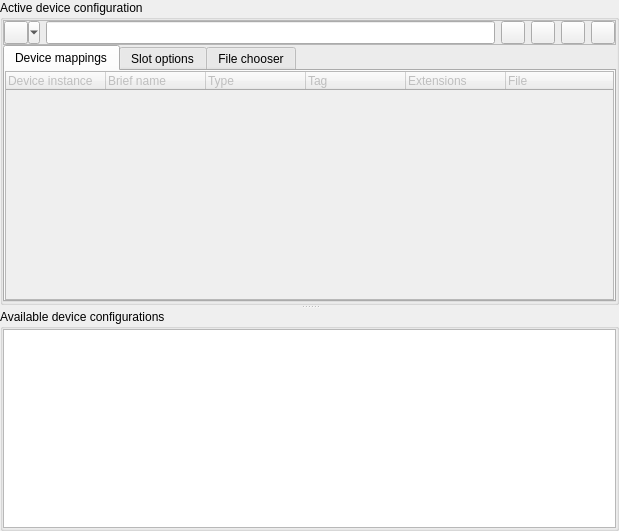
<?xml version="1.0" encoding="UTF-8"?>
<ui version="4.0">
 <author>R. Reucher</author>
 <class>MESSDeviceConfigurator</class>
 <widget class="QWidget" name="MESSDeviceConfigurator">
  <property name="geometry">
   <rect>
    <x>0</x>
    <y>0</y>
    <width>619</width>
    <height>531</height>
   </rect>
  </property>
  <property name="windowTitle">
   <string>MESS device configuration</string>
  </property>
  <layout class="QGridLayout" name="gridLayout">
   <property name="margin">
    <number>0</number>
   </property>
   <property name="spacing">
    <number>0</number>
   </property>
   <item row="0" column="0">
    <widget class="QSplitter" name="vSplitter">
     <property name="orientation">
      <enum>Qt::Vertical</enum>
     </property>
     <widget class="QGroupBox" name="groupBoxActiveDeviceConfiguration">
      <property name="sizePolicy">
       <sizepolicy hsizetype="Ignored" vsizetype="Ignored">
        <horstretch>0</horstretch>
        <verstretch>0</verstretch>
       </sizepolicy>
      </property>
      <property name="title">
       <string>Active device configuration</string>
      </property>
      <layout class="QGridLayout" name="gridLayoutActiveDeviceConfigs">
       <property name="margin">
        <number>0</number>
       </property>
       <property name="spacing">
        <number>0</number>
       </property>
       <item row="0" column="0">
        <widget class="QFrame" name="frameConfiguration">
         <property name="sizePolicy">
          <sizepolicy hsizetype="Expanding" vsizetype="Preferred">
           <horstretch>0</horstretch>
           <verstretch>0</verstretch>
          </sizepolicy>
         </property>
         <property name="frameShape">
          <enum>QFrame::StyledPanel</enum>
         </property>
         <property name="frameShadow">
          <enum>QFrame::Raised</enum>
         </property>
         <layout class="QGridLayout" name="gridLayoutFrameConfiguration" columnstretch="0,1,0,0,0,0">
          <property name="margin">
           <number>0</number>
          </property>
          <item row="0" column="0">
           <widget class="QToolButton" name="toolButtonConfiguration">
            <property name="sizePolicy">
             <sizepolicy hsizetype="Minimum" vsizetype="Minimum">
              <horstretch>0</horstretch>
              <verstretch>0</verstretch>
             </sizepolicy>
            </property>
            <property name="toolTip">
             <string>Device configuration menu</string>
            </property>
            <property name="statusTip">
             <string>Device configuration menu</string>
            </property>
            <property name="icon">
             <iconset resource="qmc2.qrc">
              <normaloff>:/data/img/work.png</normaloff>:/data/img/work.png</iconset>
            </property>
            <property name="popupMode">
             <enum>QToolButton::MenuButtonPopup</enum>
            </property>
            <property name="toolButtonStyle">
             <enum>Qt::ToolButtonIconOnly</enum>
            </property>
           </widget>
          </item>
          <item row="0" column="1">
           <widget class="QLineEdit" name="lineEditConfigurationName">
            <property name="sizePolicy">
             <sizepolicy hsizetype="Expanding" vsizetype="Minimum">
              <horstretch>0</horstretch>
              <verstretch>0</verstretch>
             </sizepolicy>
            </property>
            <property name="toolTip">
             <string>Name of device configuration</string>
            </property>
            <property name="statusTip">
             <string>Name of device configuration</string>
            </property>
           </widget>
          </item>
          <item row="0" column="2">
           <widget class="QToolButton" name="toolButtonNewConfiguration">
            <property name="sizePolicy">
             <sizepolicy hsizetype="Fixed" vsizetype="Minimum">
              <horstretch>0</horstretch>
              <verstretch>0</verstretch>
             </sizepolicy>
            </property>
            <property name="toolTip">
             <string>Create a new device configuration</string>
            </property>
            <property name="statusTip">
             <string>Create a new device configuration</string>
            </property>
            <property name="text">
             <string/>
            </property>
            <property name="icon">
             <iconset resource="qmc2.qrc">
              <normaloff>:/data/img/filenew.png</normaloff>:/data/img/filenew.png</iconset>
            </property>
           </widget>
          </item>
          <item row="0" column="3">
           <widget class="QToolButton" name="toolButtonCloneConfiguration">
            <property name="sizePolicy">
             <sizepolicy hsizetype="Fixed" vsizetype="Minimum">
              <horstretch>0</horstretch>
              <verstretch>0</verstretch>
             </sizepolicy>
            </property>
            <property name="toolTip">
             <string>Clone current device configuration</string>
            </property>
            <property name="statusTip">
             <string>Clone current device configuration</string>
            </property>
            <property name="text">
             <string/>
            </property>
            <property name="icon">
             <iconset resource="qmc2.qrc">
              <normaloff>:/data/img/editcopy.png</normaloff>:/data/img/editcopy.png</iconset>
            </property>
           </widget>
          </item>
          <item row="0" column="4">
           <widget class="QToolButton" name="toolButtonRemoveConfiguration">
            <property name="sizePolicy">
             <sizepolicy hsizetype="Fixed" vsizetype="Minimum">
              <horstretch>0</horstretch>
              <verstretch>0</verstretch>
             </sizepolicy>
            </property>
            <property name="toolTip">
             <string>Remove current device configuration from list of available configurations</string>
            </property>
            <property name="statusTip">
             <string>Remove current device configuration from list of available configurations</string>
            </property>
            <property name="text">
             <string/>
            </property>
            <property name="icon">
             <iconset resource="qmc2.qrc">
              <normaloff>:/data/img/editdelete.png</normaloff>:/data/img/editdelete.png</iconset>
            </property>
           </widget>
          </item>
          <item row="0" column="5">
           <widget class="QToolButton" name="toolButtonSaveConfiguration">
            <property name="sizePolicy">
             <sizepolicy hsizetype="Fixed" vsizetype="Minimum">
              <horstretch>0</horstretch>
              <verstretch>0</verstretch>
             </sizepolicy>
            </property>
            <property name="toolTip">
             <string>Save current device configuration to list of available configurations</string>
            </property>
            <property name="statusTip">
             <string>Save current device configuration to list of available configurations</string>
            </property>
            <property name="text">
             <string/>
            </property>
            <property name="icon">
             <iconset resource="qmc2.qrc">
              <normaloff>:/data/img/filesaveas.png</normaloff>:/data/img/filesaveas.png</iconset>
            </property>
           </widget>
          </item>
         </layout>
        </widget>
       </item>
       <item row="1" column="0">
        <widget class="QTabWidget" name="tabWidgetDeviceSetup">
         <property name="currentIndex">
          <number>0</number>
         </property>
         <widget class="QWidget" name="tabDeviceMap">
          <attribute name="title">
           <string>Device mappings</string>
          </attribute>
          <layout class="QGridLayout" name="gridLayoutDeviceMap">
           <property name="margin">
            <number>0</number>
           </property>
           <item row="0" column="0">
            <widget class="QTreeWidget" name="treeWidgetDeviceSetup">
             <property name="enabled">
              <bool>false</bool>
             </property>
             <property name="sizePolicy">
              <sizepolicy hsizetype="Expanding" vsizetype="MinimumExpanding">
               <horstretch>0</horstretch>
               <verstretch>0</verstretch>
              </sizepolicy>
             </property>
             <property name="contextMenuPolicy">
              <enum>Qt::CustomContextMenu</enum>
             </property>
             <property name="toolTip">
              <string>Device setup of current configuration</string>
             </property>
             <property name="statusTip">
              <string>Device setup of current configuration</string>
             </property>
             <property name="alternatingRowColors">
              <bool>true</bool>
             </property>
             <property name="rootIsDecorated">
              <bool>false</bool>
             </property>
             <property name="uniformRowHeights">
              <bool>true</bool>
             </property>
             <column>
              <property name="text">
               <string>Device instance</string>
              </property>
             </column>
             <column>
              <property name="text">
               <string>Brief name</string>
              </property>
             </column>
             <column>
              <property name="text">
               <string>Type</string>
              </property>
             </column>
             <column>
              <property name="text">
               <string>Tag</string>
              </property>
             </column>
             <column>
              <property name="text">
               <string>Extensions</string>
              </property>
             </column>
             <column>
              <property name="text">
               <string>File</string>
              </property>
             </column>
            </widget>
           </item>
          </layout>
         </widget>
         <widget class="QWidget" name="tabSlotOptions">
          <attribute name="title">
           <string>Slot options</string>
          </attribute>
          <layout class="QGridLayout" name="gridLayoutSlotOptions">
           <property name="margin">
            <number>0</number>
           </property>
           <item row="0" column="0">
            <widget class="QTreeWidget" name="treeWidgetSlotOptions">
             <property name="enabled">
              <bool>false</bool>
             </property>
             <property name="sizePolicy">
              <sizepolicy hsizetype="Expanding" vsizetype="MinimumExpanding">
               <horstretch>0</horstretch>
               <verstretch>0</verstretch>
              </sizepolicy>
             </property>
             <property name="contextMenuPolicy">
              <enum>Qt::CustomContextMenu</enum>
             </property>
             <property name="toolTip">
              <string>Available slot options</string>
             </property>
             <property name="statusTip">
              <string>Available slot options</string>
             </property>
             <property name="alternatingRowColors">
              <bool>true</bool>
             </property>
             <property name="rootIsDecorated">
              <bool>false</bool>
             </property>
             <property name="uniformRowHeights">
              <bool>true</bool>
             </property>
             <column>
              <property name="text">
               <string>Slot</string>
              </property>
             </column>
             <column>
              <property name="text">
               <string>Option</string>
              </property>
             </column>
            </widget>
           </item>
          </layout>
         </widget>
         <widget class="QWidget" name="tabFileChooser">
          <attribute name="title">
           <string>File chooser</string>
          </attribute>
          <layout class="QGridLayout" name="gridLayoutFileChooser">
           <property name="margin">
            <number>0</number>
           </property>
           <property name="spacing">
            <number>0</number>
           </property>
           <item row="0" column="0">
            <widget class="QFrame" name="frameFileChooser">
             <property name="sizePolicy">
              <sizepolicy hsizetype="Preferred" vsizetype="Maximum">
               <horstretch>0</horstretch>
               <verstretch>0</verstretch>
              </sizepolicy>
             </property>
             <property name="frameShape">
              <enum>QFrame::StyledPanel</enum>
             </property>
             <property name="frameShadow">
              <enum>QFrame::Raised</enum>
             </property>
             <layout class="QHBoxLayout" name="horizontalLayoutFrameFileChooser">
              <property name="spacing">
               <number>2</number>
              </property>
              <property name="margin">
               <number>0</number>
              </property>
              <item>
               <widget class="QComboBox" name="comboBoxDeviceInstanceChooser">
                <property name="sizePolicy">
                 <sizepolicy hsizetype="Preferred" vsizetype="Minimum">
                  <horstretch>0</horstretch>
                  <verstretch>0</verstretch>
                 </sizepolicy>
                </property>
                <property name="toolTip">
                 <string>Select the device instance the file is mapped to</string>
                </property>
                <property name="statusTip">
                 <string>Select the device instance the file is mapped to</string>
                </property>
                <property name="sizeAdjustPolicy">
                 <enum>QComboBox::AdjustToContents</enum>
                </property>
               </widget>
              </item>
              <item>
               <widget class="QCheckBox" name="checkBoxChooserAutoSelect">
                <property name="sizePolicy">
                 <sizepolicy hsizetype="Maximum" vsizetype="Minimum">
                  <horstretch>0</horstretch>
                  <verstretch>0</verstretch>
                 </sizepolicy>
                </property>
                <property name="toolTip">
                 <string>Automatically select the first matching device instance when selecting a file with a valid extension</string>
                </property>
                <property name="statusTip">
                 <string>Automatically select the first matching device instance when selecting a file with a valid extension</string>
                </property>
                <property name="text">
                 <string>Auto-select</string>
                </property>
               </widget>
              </item>
              <item>
               <widget class="QCheckBox" name="checkBoxChooserFilter">
                <property name="sizePolicy">
                 <sizepolicy hsizetype="Maximum" vsizetype="Minimum">
                  <horstretch>0</horstretch>
                  <verstretch>0</verstretch>
                 </sizepolicy>
                </property>
                <property name="toolTip">
                 <string>Filter files by allowed extensions for the current device instance</string>
                </property>
                <property name="statusTip">
                 <string>Filter files by allowed extensions for the current device instance</string>
                </property>
                <property name="text">
                 <string>Filter</string>
                </property>
               </widget>
              </item>
              <item>
               <widget class="Line" name="line2">
                <property name="orientation">
                 <enum>Qt::Vertical</enum>
                </property>
               </widget>
              </item>
              <item>
               <widget class="QComboBox" name="comboBoxChooserFilterPattern">
                <property name="sizePolicy">
                 <sizepolicy hsizetype="Expanding" vsizetype="Minimum">
                  <horstretch>0</horstretch>
                  <verstretch>0</verstretch>
                 </sizepolicy>
                </property>
                <property name="toolTip">
                 <string>Enter search string (case-insensitive)</string>
                </property>
                <property name="statusTip">
                 <string>Enter search string (case-insensitive)</string>
                </property>
                <property name="editable">
                 <bool>true</bool>
                </property>
               </widget>
              </item>
              <item>
               <widget class="QToolButton" name="toolButtonChooserClearFilterPattern">
                <property name="sizePolicy">
                 <sizepolicy hsizetype="Fixed" vsizetype="Minimum">
                  <horstretch>0</horstretch>
                  <verstretch>0</verstretch>
                 </sizepolicy>
                </property>
                <property name="toolTip">
                 <string>Clear search string</string>
                </property>
                <property name="statusTip">
                 <string>Clear search string</string>
                </property>
                <property name="icon">
                 <iconset resource="qmc2.qrc">
                  <normaloff>:/data/img/broom.png</normaloff>:/data/img/broom.png</iconset>
                </property>
               </widget>
              </item>
              <item>
               <widget class="Line" name="line1">
                <property name="orientation">
                 <enum>Qt::Vertical</enum>
                </property>
               </widget>
              </item>
              <item>
               <widget class="QLCDNumber" name="lcdNumberFileCounter">
                <property name="sizePolicy">
                 <sizepolicy hsizetype="Maximum" vsizetype="Minimum">
                  <horstretch>0</horstretch>
                  <verstretch>0</verstretch>
                 </sizepolicy>
                </property>
                <property name="toolTip">
                 <string>Number of files scanned</string>
                </property>
                <property name="statusTip">
                 <string>Number of files scanned</string>
                </property>
                <property name="frameShape">
                 <enum>QFrame::NoFrame</enum>
                </property>
                <property name="numDigits">
                 <number>6</number>
                </property>
                <property name="digitCount">
                 <number>6</number>
                </property>
                <property name="segmentStyle">
                 <enum>QLCDNumber::Outline</enum>
                </property>
               </widget>
              </item>
              <item>
               <widget class="Line" name="line3">
                <property name="orientation">
                 <enum>Qt::Vertical</enum>
                </property>
               </widget>
              </item>
              <item>
               <widget class="QToolButton" name="toolButtonChooserReload">
                <property name="sizePolicy">
                 <sizepolicy hsizetype="Fixed" vsizetype="Minimum">
                  <horstretch>0</horstretch>
                  <verstretch>0</verstretch>
                 </sizepolicy>
                </property>
                <property name="toolTip">
                 <string>Reload directory contents</string>
                </property>
                <property name="statusTip">
                 <string>Reload directory contents</string>
                </property>
                <property name="icon">
                 <iconset resource="qmc2.qrc">
                  <normaloff>:/data/img/reload.png</normaloff>:/data/img/reload.png</iconset>
                </property>
               </widget>
              </item>
              <item>
               <widget class="QToolButton" name="toolButtonChooserPlay">
                <property name="sizePolicy">
                 <sizepolicy hsizetype="Fixed" vsizetype="Minimum">
                  <horstretch>0</horstretch>
                  <verstretch>0</verstretch>
                 </sizepolicy>
                </property>
                <property name="toolTip">
                 <string>Play the selected configuration</string>
                </property>
                <property name="statusTip">
                 <string>Play the selected configuration</string>
                </property>
                <property name="icon">
                 <iconset resource="qmc2.qrc">
                  <normaloff>:/data/img/launch.png</normaloff>:/data/img/launch.png</iconset>
                </property>
               </widget>
              </item>
              <item>
               <widget class="QToolButton" name="toolButtonChooserPlayEmbedded">
                <property name="sizePolicy">
                 <sizepolicy hsizetype="Fixed" vsizetype="Minimum">
                  <horstretch>0</horstretch>
                  <verstretch>0</verstretch>
                 </sizepolicy>
                </property>
                <property name="toolTip">
                 <string>Play the selected configuration (embedded)</string>
                </property>
                <property name="statusTip">
                 <string>Play the selected configuration (embedded)</string>
                </property>
                <property name="icon">
                 <iconset resource="qmc2.qrc">
                  <normaloff>:/data/img/embed.png</normaloff>:/data/img/embed.png</iconset>
                </property>
               </widget>
              </item>
             </layout>
            </widget>
           </item>
           <item row="1" column="0">
            <widget class="QSplitter" name="splitterFileChooser">
             <property name="orientation">
              <enum>Qt::Horizontal</enum>
             </property>
             <widget class="QTreeView" name="treeViewDirChooser">
              <property name="contextMenuPolicy">
               <enum>Qt::CustomContextMenu</enum>
              </property>
              <property name="toolTip">
               <string>Choose directory</string>
              </property>
              <property name="statusTip">
               <string>Choose directory</string>
              </property>
              <property name="rootIsDecorated">
               <bool>false</bool>
              </property>
              <property name="uniformRowHeights">
               <bool>true</bool>
              </property>
             </widget>
             <widget class="QTreeView" name="treeViewFileChooser">
              <property name="contextMenuPolicy">
               <enum>Qt::CustomContextMenu</enum>
              </property>
              <property name="toolTip">
               <string>Choose a file to map</string>
              </property>
              <property name="statusTip">
               <string>Choose a file to map</string>
              </property>
              <property name="rootIsDecorated">
               <bool>false</bool>
              </property>
              <property name="itemsExpandable">
               <bool>false</bool>
              </property>
              <property name="sortingEnabled">
               <bool>true</bool>
              </property>
              <property name="allColumnsShowFocus">
               <bool>true</bool>
              </property>
              <property name="expandsOnDoubleClick">
               <bool>false</bool>
              </property>
              <attribute name="headerShowSortIndicator" stdset="0">
               <bool>true</bool>
              </attribute>
             </widget>
            </widget>
           </item>
          </layout>
         </widget>
        </widget>
       </item>
      </layout>
     </widget>
     <widget class="QGroupBox" name="groupBoxAvailableDeviceConfigurations">
      <property name="sizePolicy">
       <sizepolicy hsizetype="Ignored" vsizetype="Ignored">
        <horstretch>0</horstretch>
        <verstretch>0</verstretch>
       </sizepolicy>
      </property>
      <property name="title">
       <string>Available device configurations</string>
      </property>
      <layout class="QGridLayout" name="gridLayoutAvailableDeviceConfigs">
       <property name="margin">
        <number>0</number>
       </property>
       <item row="0" column="0">
        <widget class="QListWidget" name="listWidgetDeviceConfigurations">
         <property name="contextMenuPolicy">
          <enum>Qt::CustomContextMenu</enum>
         </property>
         <property name="toolTip">
          <string>List of available device configurations</string>
         </property>
         <property name="statusTip">
          <string>List of available device configurations</string>
         </property>
         <property name="sortingEnabled">
          <bool>true</bool>
         </property>
        </widget>
       </item>
      </layout>
     </widget>
    </widget>
   </item>
  </layout>
 </widget>
 <layoutdefault spacing="6" margin="6"/>
 <tabstops>
  <tabstop>lineEditConfigurationName</tabstop>
  <tabstop>toolButtonNewConfiguration</tabstop>
  <tabstop>toolButtonCloneConfiguration</tabstop>
  <tabstop>toolButtonRemoveConfiguration</tabstop>
  <tabstop>toolButtonSaveConfiguration</tabstop>
  <tabstop>tabWidgetDeviceSetup</tabstop>
  <tabstop>toolButtonConfiguration</tabstop>
  <tabstop>treeWidgetDeviceSetup</tabstop>
  <tabstop>treeWidgetSlotOptions</tabstop>
  <tabstop>comboBoxDeviceInstanceChooser</tabstop>
  <tabstop>checkBoxChooserAutoSelect</tabstop>
  <tabstop>checkBoxChooserFilter</tabstop>
  <tabstop>comboBoxChooserFilterPattern</tabstop>
  <tabstop>toolButtonChooserClearFilterPattern</tabstop>
  <tabstop>toolButtonChooserReload</tabstop>
  <tabstop>toolButtonChooserPlay</tabstop>
  <tabstop>toolButtonChooserPlayEmbedded</tabstop>
  <tabstop>treeViewDirChooser</tabstop>
  <tabstop>treeViewFileChooser</tabstop>
  <tabstop>listWidgetDeviceConfigurations</tabstop>
 </tabstops>
 <resources>
  <include location="qmc2.qrc"/>
 </resources>
 <connections>
  <connection>
   <sender>toolButtonConfiguration</sender>
   <signal>clicked()</signal>
   <receiver>toolButtonConfiguration</receiver>
   <slot>showMenu()</slot>
   <hints>
    <hint type="sourcelabel">
     <x>21</x>
     <y>44</y>
    </hint>
    <hint type="destinationlabel">
     <x>28</x>
     <y>38</y>
    </hint>
   </hints>
  </connection>
  <connection>
   <sender>toolButtonChooserClearFilterPattern</sender>
   <signal>clicked()</signal>
   <receiver>comboBoxChooserFilterPattern</receiver>
   <slot>clearEditText()</slot>
   <hints>
    <hint type="sourcelabel">
     <x>329</x>
     <y>92</y>
    </hint>
    <hint type="destinationlabel">
     <x>300</x>
     <y>92</y>
    </hint>
   </hints>
  </connection>
 </connections>
</ui>
